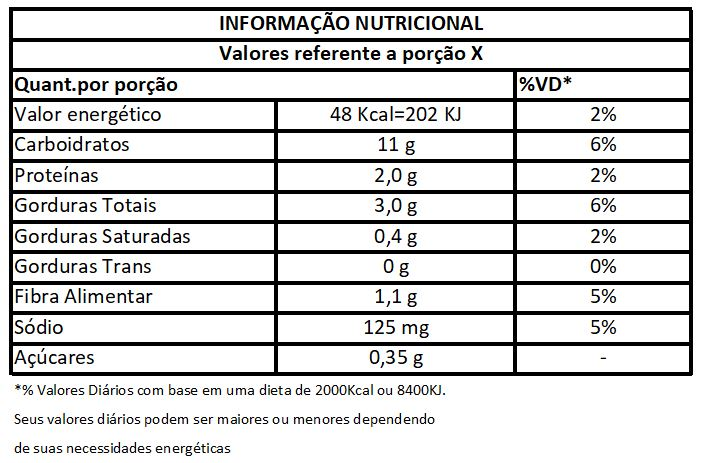
#> input picture project/res/imagem-1.jpg, 702 x 463 px
$ python -i score_image_for_text_detection.py   (imports and definitions only)   (older library calls are emulated)
#> lines starting #> are read from the running program, lines starting #| are printed output that depends on the picture; after the words box and inside, x2 and y2 are one past the last pixel; in counts of white or black regions, pixels touching at a corner belong together
#> further down, picture is the input picture: shape (463, 702, 3); mean B, G, R 211.8, 212.1, 212
import cv2
import numpy as np


# [45 lines left out: function hybrid_scoring_optimized, not called in this run]

def hybrid_scoring(img,
                  min_dark_pixels=0.05,
                  min_laplacian=50,
                  max_light_pixels=0.9,
                  fast_check_size=64):
    """
    Combina pré-filtro e cálculo de score em um único passo.
    Retorna 0.0 se a imagem for descartável, caso contrário, retorna o score completo.
    """
#> called with min_dark_pixels = 0.05, min_laplacian = 50, max_light_pixels = 0.9, fast_check_size = 64
    if img is None:
        return 0.0

    # --- Fase 1: Pré-filtro Rápido (64x64) ---
    img_small = cv2.resize(img, (fast_check_size, fast_check_size))
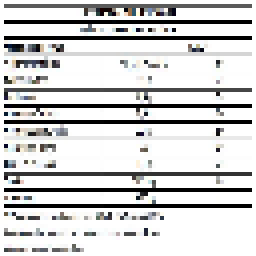
#> img_small: shape (64, 64, 3) (shown 4 times larger); mean B, G, R 209.1, 209.2, 209.2
    gray = cv2.cvtColor(img_small, cv2.COLOR_BGR2GRAY) if len(img_small.shape) == 3 else img_small

    # 1. Descarta imagens com excesso de pixels claros (fundo branco)
    light_pixels = np.sum(gray > 200) / (gray.size + 1e-6)
#> light_pixels = 0.789
    if light_pixels > max_light_pixels:
        return 0.0

    # 2. Descarta imagens borradas (Laplaciano)
    lap_var = cv2.Laplacian(gray, cv2.CV_64F).var()
#> lap_var = 70890.4
    if lap_var < min_laplacian:
        return 0.0

    # 3. Descarta imagens sem pixels escuros (sem texto/fundo)
    dark_pixels = np.sum(gray < 50) / (gray.size + 1e-6)
#> dark_pixels = 0.11
    if dark_pixels < min_dark_pixels:
        return 0.0

    # --- Fase 2: Score Completo (192x192) ---
    # (Só executa se passar no pré-filtro)
    img = cv2.resize(img, (192, 192))
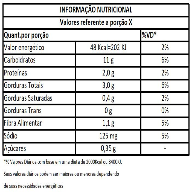
#> img: shape (192, 192, 3); mean B, G, R 212.5, 212.7, 212.6
    clahe = cv2.createCLAHE(clipLimit=2.0, tileGridSize=(4, 4))
    normalized = clahe.apply(gray)
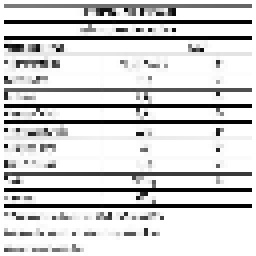
#> normalized: shape (64, 64) (shown 4 times larger); min 3, max 255, mean 211.5
    inverted = 255 - normalized
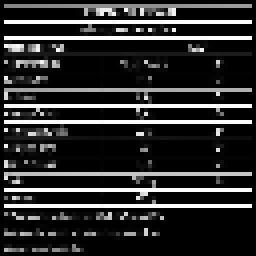
#> inverted: shape (64, 64) (shown 4 times larger); min 0, max 252, mean 43.5
    blurred = cv2.GaussianBlur(inverted, (3, 3), 0)
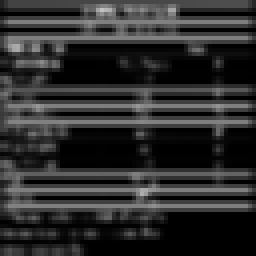
#> blurred: shape (64, 64) (shown 4 times larger); min 0, max 193, mean 44.7
    lap_var = cv2.Laplacian(blurred, cv2.CV_64F).var()
#> lap_var = 3291
    _, thresh = cv2.threshold(normalized, 0, 255, cv2.THRESH_BINARY + cv2.THRESH_OTSU)
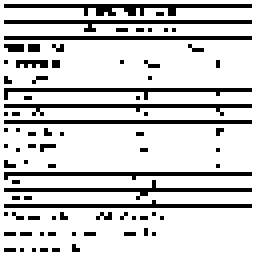
#> thresh: shape (64, 64) (shown 4 times larger); 81.2% white; black in thin lines or dots
    dark_ratio = np.sum(thresh == 0) / (thresh.size + 1e-6)
#> dark_ratio = 0.187
    edges = cv2.Canny(normalized, 30, 100)
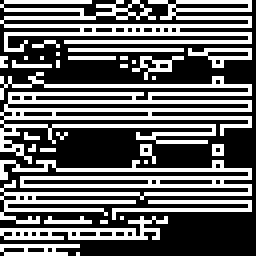
#> edges: shape (64, 64) (shown 4 times larger); 38.4% white in thin lines or dots
    edge_density = np.sum(edges > 0) / (edges.size + 1e-6)
#> edge_density = 0.384

    score = (dark_ratio * 0.5) + (lap_var * 0.3) + (edge_density * 0.2)
#> score = 987.5
    return float(score)

# [87 lines left out: functions prefilter_image, optimized_deep_score, deep_score_image_for_text_detection, score_image_for_text_detection, not called in this run]

>>> import cv2
>>> picture = cv2.imread('../../../project/res/imagem-1.jpg')
>>> result = hybrid_scoring(picture)
#> result = 987.5
